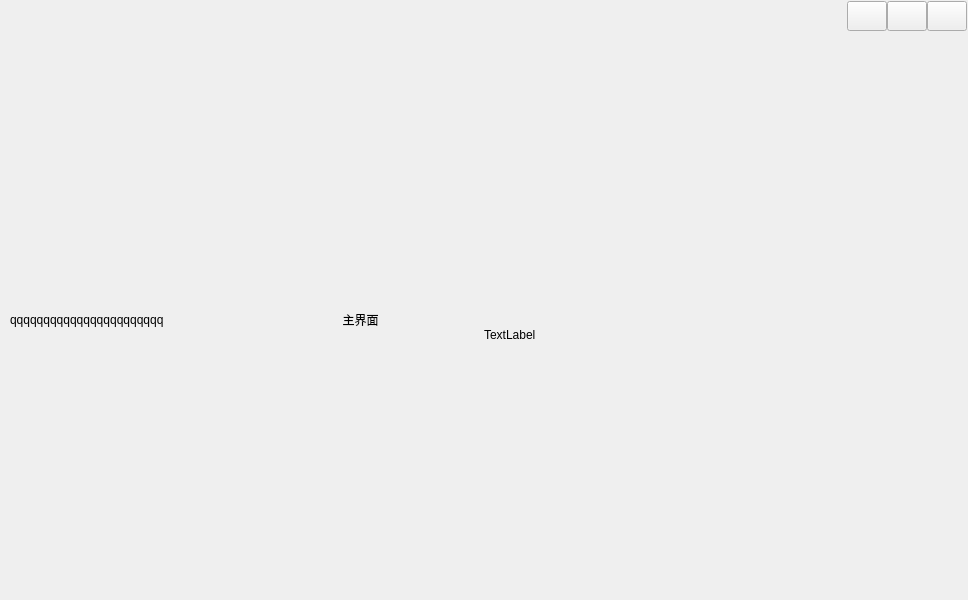
<?xml version="1.0" encoding="UTF-8"?>
<ui version="4.0">
 <class>frmMain</class>
 <widget class="QDialog" name="frmMain">
  <property name="geometry">
   <rect>
    <x>0</x>
    <y>0</y>
    <width>968</width>
    <height>600</height>
   </rect>
  </property>
  <property name="windowTitle">
   <string>Form</string>
  </property>
  <layout class="QHBoxLayout" name="verticalLayout">
   <property name="spacing">
    <number>0</number>
   </property>
   <property name="leftMargin">
    <number>1</number>
   </property>
   <property name="topMargin">
    <number>1</number>
   </property>
   <property name="rightMargin">
    <number>1</number>
   </property>
   <property name="bottomMargin">
    <number>1</number>
   </property>
   <item>
    <layout class="QVBoxLayout" name="verticalLayout_6">
     <item>
      <widget class="QWidget" name="widgetTitle" native="true">
       <property name="sizePolicy">
        <sizepolicy hsizetype="Preferred" vsizetype="Fixed">
         <horstretch>0</horstretch>
         <verstretch>0</verstretch>
        </sizepolicy>
       </property>
       <layout class="QHBoxLayout" name="horizontalLayout_2">
        <property name="spacing">
         <number>10</number>
        </property>
        <property name="leftMargin">
         <number>10</number>
        </property>
        <property name="topMargin">
         <number>0</number>
        </property>
        <property name="rightMargin">
         <number>0</number>
        </property>
        <property name="bottomMargin">
         <number>0</number>
        </property>
        <item>
         <widget class="QLabel" name="labTitle1">
          <property name="maximumSize">
           <size>
            <width>120</width>
            <height>50</height>
           </size>
          </property>
          <property name="styleSheet">
           <string notr="true"/>
          </property>
          <property name="text">
           <string/>
          </property>
          <property name="alignment">
           <set>Qt::AlignLeading|Qt::AlignLeft|Qt::AlignVCenter</set>
          </property>
         </widget>
        </item>
        <item>
         <widget class="QWidget" name="widgetTop" native="true">
          <layout class="QHBoxLayout" name="horizontalLayout_3">
           <property name="spacing">
            <number>0</number>
           </property>
           <property name="leftMargin">
            <number>0</number>
           </property>
           <property name="topMargin">
            <number>0</number>
           </property>
           <property name="rightMargin">
            <number>0</number>
           </property>
           <property name="bottomMargin">
            <number>0</number>
           </property>
          </layout>
         </widget>
        </item>
        <item>
         <spacer name="horizontalSpacer">
          <property name="orientation">
           <enum>Qt::Horizontal</enum>
          </property>
          <property name="sizeHint" stdset="0">
           <size>
            <width>40</width>
            <height>20</height>
           </size>
          </property>
         </spacer>
        </item>
        <item>
         <widget class="QWidget" name="widgetMenu" native="true">
          <layout class="QGridLayout" name="gridLayout_2">
           <property name="leftMargin">
            <number>0</number>
           </property>
           <property name="topMargin">
            <number>0</number>
           </property>
           <property name="rightMargin">
            <number>0</number>
           </property>
           <property name="bottomMargin">
            <number>0</number>
           </property>
           <property name="spacing">
            <number>0</number>
           </property>
           <item row="0" column="1" colspan="2">
            <spacer name="verticalSpacer">
             <property name="orientation">
              <enum>Qt::Vertical</enum>
             </property>
             <property name="sizeHint" stdset="0">
              <size>
               <width>20</width>
               <height>40</height>
              </size>
             </property>
            </spacer>
           </item>
          </layout>
         </widget>
        </item>
       </layout>
      </widget>
     </item>
     <item>
      <widget class="QStackedWidget" name="stackedWidget">
       <property name="styleSheet">
        <string notr="true"/>
       </property>
       <property name="currentIndex">
        <number>0</number>
       </property>
       <widget class="QWidget" name="page1">
        <layout class="QHBoxLayout" name="verticalLayout_2">
         <item>
          <layout class="QHBoxLayout" name="horizontalLayout"/>
         </item>
         <item>
          <widget class="QLabel" name="label">
           <property name="text">
            <string>qqqqqqqqqqqqqqqqqqqqqqq</string>
           </property>
          </widget>
         </item>
         <item>
          <widget class="QLabel" name="lab1">
           <property name="styleSheet">
            <string notr="true"/>
           </property>
           <property name="text">
            <string>主界面</string>
           </property>
           <property name="alignment">
            <set>Qt::AlignCenter</set>
           </property>
          </widget>
         </item>
        </layout>
       </widget>
       <widget class="QWidget" name="page2">
        <layout class="QVBoxLayout" name="verticalLayout_3">
         <item>
          <widget class="QLabel" name="lab2">
           <property name="text">
            <string>系统设置</string>
           </property>
           <property name="alignment">
            <set>Qt::AlignCenter</set>
           </property>
          </widget>
         </item>
        </layout>
       </widget>
       <widget class="QWidget" name="page3">
        <layout class="QVBoxLayout" name="verticalLayout_5">
         <item>
          <widget class="QLabel" name="lab3">
           <property name="text">
            <string>数据查询</string>
           </property>
           <property name="alignment">
            <set>Qt::AlignCenter</set>
           </property>
          </widget>
         </item>
        </layout>
       </widget>
       <widget class="QWidget" name="page4">
        <layout class="QVBoxLayout" name="verticalLayout_4"/>
       </widget>
      </widget>
     </item>
    </layout>
   </item>
   <item>
    <layout class="QVBoxLayout" name="verticalLayout_7">
     <item>
      <widget class="QWidget" name="widgetTitle" native="true">
       <property name="sizePolicy">
        <sizepolicy hsizetype="Preferred" vsizetype="Fixed">
         <horstretch>0</horstretch>
         <verstretch>0</verstretch>
        </sizepolicy>
       </property>
       <layout class="QHBoxLayout" name="horizontalLayout_2">
        <property name="spacing">
         <number>10</number>
        </property>
        <property name="leftMargin">
         <number>10</number>
        </property>
        <property name="topMargin">
         <number>0</number>
        </property>
        <property name="rightMargin">
         <number>0</number>
        </property>
        <property name="bottomMargin">
         <number>0</number>
        </property>
        <item>
         <widget class="QLabel" name="labTitle">
          <property name="styleSheet">
           <string notr="true"/>
          </property>
          <property name="text">
           <string/>
          </property>
          <property name="alignment">
           <set>Qt::AlignLeading|Qt::AlignLeft|Qt::AlignVCenter</set>
          </property>
         </widget>
        </item>
        <item>
         <widget class="QWidget" name="widgetTop" native="true">
          <layout class="QHBoxLayout" name="horizontalLayout_3">
           <property name="spacing">
            <number>0</number>
           </property>
           <property name="leftMargin">
            <number>0</number>
           </property>
           <property name="topMargin">
            <number>0</number>
           </property>
           <property name="rightMargin">
            <number>0</number>
           </property>
           <property name="bottomMargin">
            <number>0</number>
           </property>
          </layout>
         </widget>
        </item>
        <item>
         <spacer name="horizontalSpacer">
          <property name="orientation">
           <enum>Qt::Horizontal</enum>
          </property>
          <property name="sizeHint" stdset="0">
           <size>
            <width>40</width>
            <height>20</height>
           </size>
          </property>
         </spacer>
        </item>
        <item>
         <widget class="QWidget" name="widgetMenu" native="true">
          <layout class="QGridLayout" name="gridLayout_2">
           <property name="leftMargin">
            <number>0</number>
           </property>
           <property name="topMargin">
            <number>0</number>
           </property>
           <property name="rightMargin">
            <number>0</number>
           </property>
           <property name="bottomMargin">
            <number>0</number>
           </property>
           <property name="spacing">
            <number>0</number>
           </property>
           <item row="1" column="1" colspan="3">
            <spacer name="verticalSpacer">
             <property name="orientation">
              <enum>Qt::Vertical</enum>
             </property>
             <property name="sizeHint" stdset="0">
              <size>
               <width>20</width>
               <height>40</height>
              </size>
             </property>
            </spacer>
           </item>
           <item row="0" column="1">
            <widget class="QPushButton" name="btnMenu_Min">
             <property name="sizePolicy">
              <sizepolicy hsizetype="Minimum" vsizetype="Expanding">
               <horstretch>0</horstretch>
               <verstretch>0</verstretch>
              </sizepolicy>
             </property>
             <property name="minimumSize">
              <size>
               <width>30</width>
               <height>30</height>
              </size>
             </property>
             <property name="cursor">
              <cursorShape>ArrowCursor</cursorShape>
             </property>
             <property name="focusPolicy">
              <enum>Qt::NoFocus</enum>
             </property>
             <property name="toolTip">
              <string>最小化</string>
             </property>
             <property name="text">
              <string/>
             </property>
            </widget>
           </item>
           <item row="0" column="3">
            <widget class="QPushButton" name="btnMenu_Close">
             <property name="sizePolicy">
              <sizepolicy hsizetype="Minimum" vsizetype="Expanding">
               <horstretch>0</horstretch>
               <verstretch>0</verstretch>
              </sizepolicy>
             </property>
             <property name="minimumSize">
              <size>
               <width>30</width>
               <height>30</height>
              </size>
             </property>
             <property name="cursor">
              <cursorShape>ArrowCursor</cursorShape>
             </property>
             <property name="focusPolicy">
              <enum>Qt::NoFocus</enum>
             </property>
             <property name="toolTip">
              <string>关闭</string>
             </property>
             <property name="text">
              <string/>
             </property>
            </widget>
           </item>
           <item row="0" column="2">
            <widget class="QPushButton" name="btnMenu_Max">
             <property name="sizePolicy">
              <sizepolicy hsizetype="Minimum" vsizetype="Expanding">
               <horstretch>0</horstretch>
               <verstretch>0</verstretch>
              </sizepolicy>
             </property>
             <property name="minimumSize">
              <size>
               <width>30</width>
               <height>30</height>
              </size>
             </property>
             <property name="focusPolicy">
              <enum>Qt::NoFocus</enum>
             </property>
             <property name="text">
              <string/>
             </property>
            </widget>
           </item>
          </layout>
         </widget>
        </item>
       </layout>
      </widget>
     </item>
     <item>
      <widget class="QLabel" name="label_2">
       <property name="text">
        <string>TextLabel</string>
       </property>
      </widget>
     </item>
    </layout>
   </item>
  </layout>
 </widget>
 <resources/>
 <connections/>
</ui>
